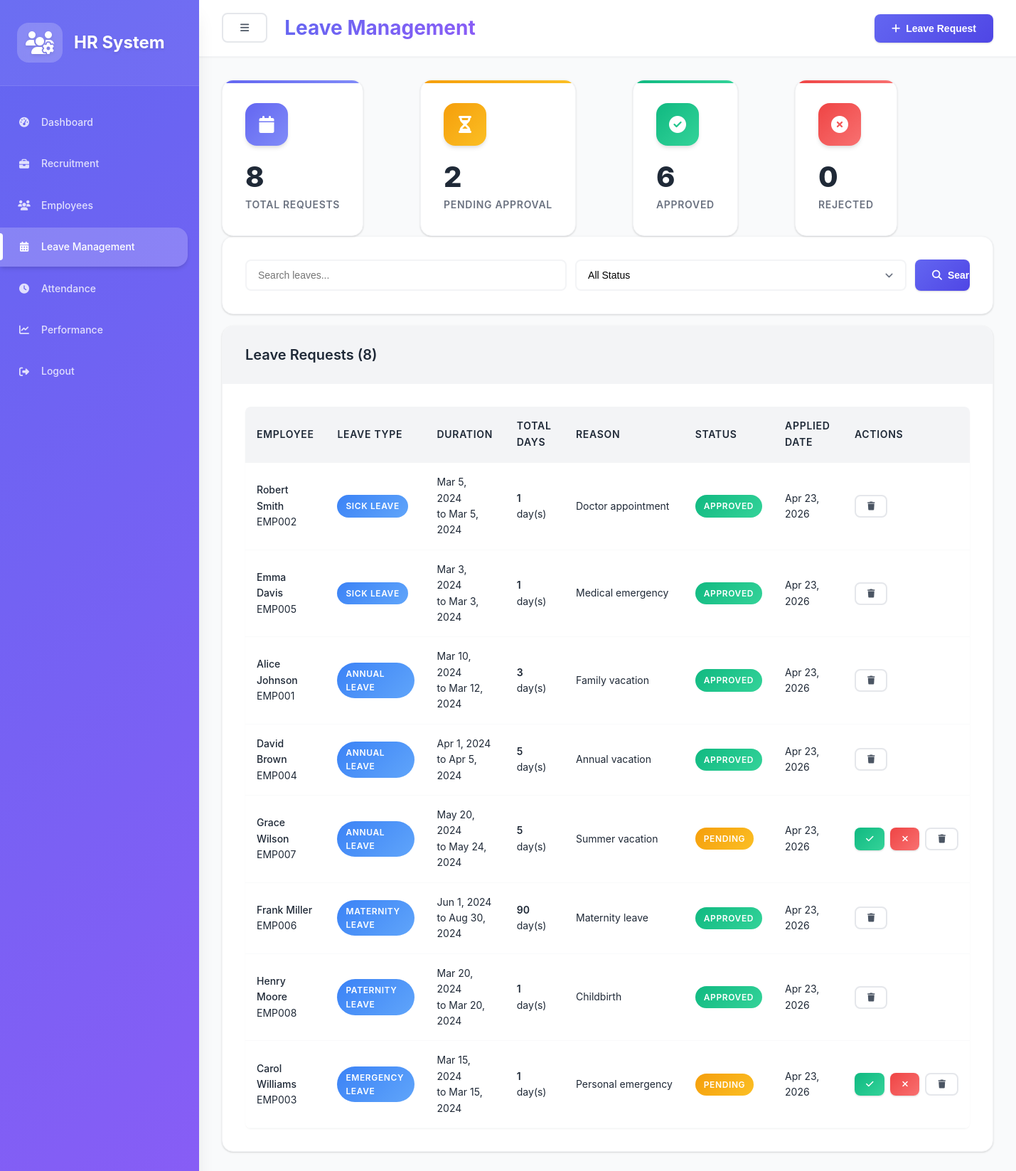
The page /modules/leaves/leaves.php (signed in) on the database its author committed.
### tables this page shows
CREATE TABLE leaves (
    id INT AUTO_INCREMENT PRIMARY KEY,
    employee_id INT NOT NULL,
    leave_type_id INT NOT NULL,
    start_date DATE NOT NULL,
    end_date DATE NOT NULL,
    total_days INT NOT NULL,
    reason TEXT,
    status ENUM('pending', 'approved', 'rejected') DEFAULT 'pending',
    approved_by INT,
    approved_date TIMESTAMP NULL,
    created_at TIMESTAMP DEFAULT CURRENT_TIMESTAMP,
    updated_at TIMESTAMP DEFAULT CURRENT_TIMESTAMP ON UPDATE CURRENT_TIMESTAMP,
    FOREIGN KEY (employee_id) REFERENCES employees(id) ON DELETE CASCADE,
    FOREIGN KEY (leave_type_id) REFERENCES leave_types(id) ON DELETE RESTRICT,
    FOREIGN KEY (approved_by) REFERENCES admins(id) ON DELETE SET NULL
);

CREATE TABLE employees (
    id INT AUTO_INCREMENT PRIMARY KEY,
    employee_id VARCHAR(20) UNIQUE NOT NULL,
    first_name VARCHAR(100) NOT NULL,
    last_name VARCHAR(100) NOT NULL,
    email VARCHAR(100) UNIQUE NOT NULL,
    phone VARCHAR(20),
    department_id INT,
    role VARCHAR(100) NOT NULL,
    salary DECIMAL(10,2),
    joining_date DATE NOT NULL,
    status ENUM('active', 'inactive', 'terminated') DEFAULT 'active',
    candidate_id INT,
    created_at TIMESTAMP DEFAULT CURRENT_TIMESTAMP,
    updated_at TIMESTAMP DEFAULT CURRENT_TIMESTAMP ON UPDATE CURRENT_TIMESTAMP,
    FOREIGN KEY (department_id) REFERENCES departments(id) ON DELETE SET NULL,
    FOREIGN KEY (candidate_id) REFERENCES candidates(id) ON DELETE SET NULL
);

CREATE TABLE leave_types (
    id INT AUTO_INCREMENT PRIMARY KEY,
    name VARCHAR(50) NOT NULL,
    description TEXT,
    max_days_per_year INT DEFAULT 0,
    created_at TIMESTAMP DEFAULT CURRENT_TIMESTAMP
);

### includes/config.php (called while the page is built, shortened)
<?php
function get_pagination($total_records, $per_page = 10, $current_page = 1) {
    $total_pages = ceil($total_records / $per_page);
    $offset = ($current_page - 1) * $per_page;
    return [
        'total_records' => $total_records,
        'per_page' => $per_page,
        'current_page' => $current_page,
        'total_pages' => $total_pages,
        'offset' => $offset
    ];
}
?>

### modules/leaves/leaves.php (the view, shortened to what this page needs)
<?php
require_once '../../includes/config.php';
$conn = getConnection();
$page = isset($_GET['page']) ? (int)$_GET['page'] : 1;
$per_page = 10;
$offset = ($page - 1) * $per_page;
$search = isset($_GET['search']) ? sanitize_input($_GET['search']) : '';
$where_conditions = [];
$params = [];
$where_clause = !empty($where_conditions) ? "WHERE " . implode(" AND ", $where_conditions) : "";
$total_query = "SELECT COUNT(*) as total FROM leaves l
                JOIN employees e ON l.employee_id = e.id
                JOIN leave_types lt ON l.leave_type_id = lt.id
                $where_clause";
$stmt = $conn->prepare($total_query);
$stmt->execute($params);
$total_leaves = $stmt->fetch()['total'];
$query = "SELECT l.*, e.first_name, e.last_name, e.employee_id, lt.name as leave_type,
          a.full_name as approved_by_name
          FROM leaves l
          JOIN employees e ON l.employee_id = e.id
          JOIN leave_types lt ON l.leave_type_id = lt.id
          LEFT JOIN admins a ON l.approved_by = a.id
          $where_clause
          ORDER BY l.created_at DESC
          LIMIT $per_page OFFSET $offset";
$stmt = $conn->prepare($query);
$stmt->execute($params);
$leaves = $stmt->fetchAll();
$stmt = $conn->prepare("SELECT status, COUNT(*) as count FROM leaves GROUP BY status");
$stmt->execute();
$leave_stats = $stmt->fetchAll(PDO::FETCH_KEY_PAIR);
?>
<!DOCTYPE html>
<html lang="en">
<head>
    <link rel="stylesheet" href="../../assets/css/enhanced-style.css">
    <link rel="stylesheet" href="https://cdnjs.cloudflare.com/ajax/libs/font-awesome/6.4.0/css/all.min.css">
</head>
<body>
    <div class="admin-container">
        <aside class="sidebar">
            <div class="sidebar-header">
                <div class="sidebar-logo">
                    <i class="fas fa-users-cog"></i>
                    <span>HR System</span>
                </div>
            </div>
            <nav class="sidebar-nav">
                <ul class="sidebar-menu">
                    <li><a href="../../dashboard.php"><i class="fas fa-tachometer-alt"></i> Dashboard</a></li>
                    <li><a href="../recruitment/jobs.php"><i class="fas fa-briefcase"></i> Recruitment</a></li>
                    <li><a href="../employees/employees.php"><i class="fas fa-users"></i> Employees</a></li>
                    <li><a href="leaves.php" class="active"><i class="fas fa-calendar-alt"></i> Leave Management</a></li>
                    <li><a href="attendance.php"><i class="fas fa-clock"></i> Attendance</a></li>
                    <li><a href="../performance/performance.php"><i class="fas fa-chart-line"></i> Performance</a></li>
                    <li><a href="#" onclick="logout()"><i class="fas fa-sign-out-alt"></i> Logout</a></li>
                </ul>
            </nav>
        </aside>
        <main class="main-content">
            <header class="header">
                <div class="header-left">
                    <button class="btn btn-outline" onclick="toggleSidebar()">
                        <i class="fas fa-bars"></i>
                    </button>
                    <h1>Leave Management</h1>
                </div>
                <div class="header-right">
                    <button class="btn btn-primary" onclick="showAddLeaveModal()">
                        <i class="fas fa-plus"></i> Leave Request
                    </button>
                </div>
            </header>
            <div class="content">
                <div class="stats-grid" style="display: flex; gap: 5rem;">
                    <div class="stat-card primary">
                        <div class="stat-icon">
                            <i class="fas fa-calendar"></i>
                        </div>
                        <div class="stat-value"><?php echo number_format($total_leaves); ?></div>
                        <div class="stat-label">Total Requests</div>
                    </div>
                    <div class="stat-card warning">
                        <div class="stat-icon">
                            <i class="fas fa-hourglass-half"></i>
                        </div>
                        <div class="stat-value"><?php echo number_format($leave_stats['pending'] ?? 0); ?></div>
                        <div class="stat-label">Pending Approval</div>
                    </div>
                    <div class="stat-card success">
                        <div class="stat-icon">
                            <i class="fas fa-check-circle"></i>
                        </div>
                        <div class="stat-value"><?php echo number_format($leave_stats['approved'] ?? 0); ?></div>
                        <div class="stat-label">Approved</div>
                    </div>
                    <div class="stat-card danger">
                        <div class="stat-icon">
                            <i class="fas fa-times-circle"></i>
                        </div>
                        <div class="stat-value"><?php echo number_format($leave_stats['rejected'] ?? 0); ?></div>
                        <div class="stat-label">Rejected</div>
                    </div>
                </div>
                <div class="card mb-4">
                    <div class="card-body">
                        <form method="GET" class="d-flex gap-3">
                            <input type="text" class="form-control" name="search" placeholder="Search leaves..." value="<?php echo htmlspecialchars($search); ?>">
                            <select class="form-control form-select" name="status">
                                <option value="">All Status</option>
                            </select>
                            <button type="submit" class="btn btn-primary">
                                <i class="fas fa-search"></i> Search
                            </button>
                        </form>
                    </div>
                </div>
                <div class="card">
                    <div class="card-header">
                        <h3 class="card-title">Leave Requests (<?php echo $total_leaves; ?>)</h3>
                    </div>
                    <div class="card-body">
                        <?php if (empty($leaves)): ?>
                            <div class="text-center py-5">
                                <i class="fas fa-calendar-alt" style="font-size: 3rem; color: var(--text-muted); margin-bottom: 1rem;"></i>
                                <h4>No leave requests found</h4>
                                <p style="color: var(--text-muted);">Start by adding your first leave request.</p>
                                <button class="btn btn-primary" onclick="showAddLeaveModal()">
                                    <i class="fas fa-plus"></i> Leave Request
                                </button>
                            </div>
                        <?php else: ?>
                            <div class="table-container">
                                <table class="table">
                                    <thead>
                                        <tr>
                                            <th>Employee</th>
                                            <th>Leave Type</th>
                                            <th>Duration</th>
                                            <th>Total Days</th>
                                            <th>Reason</th>
                                            <th>Status</th>
                                            <th>Applied Date</th>
                                            <th>Actions</th>
                                        </tr>
                                    </thead>
                                    <tbody>
                                        <?php foreach ($leaves as $leave): ?>
                                            <tr>
                                                <td>
                                                    <div>
                                                        <div style="font-weight: 500;">
                                                            <?php echo htmlspecialchars($leave['first_name'] . ' ' . $leave['last_name']); ?>
                                                        </div>
                                                        <div style="font-size: 0.875rem; color: var(--text-muted);">
                                                            <?php echo htmlspecialchars($leave['employee_id']); ?>
                                                        </div>
                                                    </div>
                                                </td>
                                                <td>
                                                    <span class="badge badge-info">
                                                        <?php echo htmlspecialchars($leave['leave_type']); ?>
                                                    </span>
                                                </td>
                                                <td>
                                                    <div>
                                                        <div><?php echo date('M j, Y', strtotime($leave['start_date'])); ?></div>
                                                        <div style="font-size: 0.875rem; color: var(--text-muted);">
                                                            to <?php echo date('M j, Y', strtotime($leave['end_date'])); ?>
                                                        </div>
                                                    </div>
                                                </td>
                                                <td>
                                                    <span style="font-weight: 600;"><?php echo $leave['total_days']; ?></span> day(s)
                                                </td>
                                                <td>
                                                    <div style="max-width: 200px; overflow: hidden; text-overflow: ellipsis; white-space: nowrap;"
                                                         title="<?php echo htmlspecialchars($leave['reason']); ?>">
                                                        <?php echo htmlspecialchars($leave['reason'] ?: 'N/A'); ?>
                                                    </div>
                                                </td>
                                                <td>
                                                    <span class="badge badge-<?php
                                                        echo $leave['status'] == 'approved' ? 'success' :
                                                            ($leave['status'] == 'rejected' ? 'danger' : 'warning'); ?>">
                                                        <?php echo ucfirst($leave['status']); ?>
                                                    </span>
                                                </td>
                                                <td><?php echo date('M j, Y', strtotime($leave['created_at'])); ?></td>
                                                <td>
                                                    <div class="d-flex gap-2">
                                                        <?php if ($leave['status'] == 'pending'): ?>
                                                            <button class="btn btn-sm btn-success" onclick="updateLeaveStatus(<?php echo $leave['id']; ?>, 'approved')">
                                                                <i class="fas fa-check"></i>
                                                            </button>
                                                            <button class="btn btn-sm btn-danger" onclick="updateLeaveStatus(<?php echo $leave['id']; ?>, 'rejected')">
                                                                <i class="fas fa-times"></i>
                                                            </button>
                                                        <?php endif; ?>
                                                        <button class="btn btn-sm btn-outline" onclick="deleteLeave(<?php echo $leave['id']; ?>)">
                                                            <i class="fas fa-trash"></i>
                                                        </button>
                                                    </div>
                                                </td>
                                            </tr>
                                        <?php endforeach; ?>
                                    </tbody>
                                </table>
                            </div>
                        <?php endif; ?>
                    </div>
                </div>
            </div>
        </main>
    </div>
</body>
</html>

### rows shown on the page
leaves: employee.last_name "Robert Smith", employee.employee_id "EMP002", leave_type.name "SICK LEAVE", start_date "Mar 5, 2024", end_date "Mar 5, 2024", total_days "1", reason "Doctor appointment", status "APPROVED", created_at "Apr 23, 2026"
leaves: employee.last_name "Emma Davis", employee.employee_id "EMP005", leave_type.name "SICK LEAVE", start_date "Mar 3, 2024", end_date "Mar 3, 2024", total_days "1", reason "Medical emergency", status "APPROVED", created_at "Apr 23, 2026"
leaves: employee.last_name "Alice Johnson", employee.employee_id "EMP001", leave_type.name "ANNUAL LEAVE", start_date "Mar 10, 2024", end_date "Mar 12, 2024", total_days "3", reason "Family vacation", status "APPROVED", created_at "Apr 23, 2026"
leaves: employee.last_name "David Brown", employee.employee_id "EMP004", leave_type.name "ANNUAL LEAVE", start_date "Apr 1, 2024", end_date "Apr 5, 2024", total_days "5", reason "Annual vacation", status "APPROVED", created_at "Apr 23, 2026"
leaves: employee.last_name "Grace Wilson", employee.employee_id "EMP007", leave_type.name "ANNUAL LEAVE", start_date "May 20, 2024", end_date "May 24, 2024", total_days "5", reason "Summer vacation", status "PENDING", created_at "Apr 23, 2026"
leaves: employee.last_name "Frank Miller", employee.employee_id "EMP006", leave_type.name "MATERNITY LEAVE", start_date "Jun 1, 2024", end_date "Aug 30, 2024", total_days "90", reason "Maternity leave", status "APPROVED", created_at "Apr 23, 2026"
leaves: employee.last_name "Henry Moore", employee.employee_id "EMP008", leave_type.name "PATERNITY LEAVE", start_date "Mar 20, 2024", end_date "Mar 20, 2024", total_days "1", reason "Childbirth", status "APPROVED", created_at "Apr 23, 2026"
leaves: employee.last_name "Carol Williams", employee.employee_id "EMP003", leave_type.name "EMERGENCY LEAVE", start_date "Mar 15, 2024", end_date "Mar 15, 2024", total_days "1", reason "Personal emergency", status "PENDING", created_at "Apr 23, 2026"

### other values the page prints
$total_leaves "8"
$leave_stats['pending'] "2"
$leave_stats['approved'] "6"
$leave_stats['rejected'] "0"
